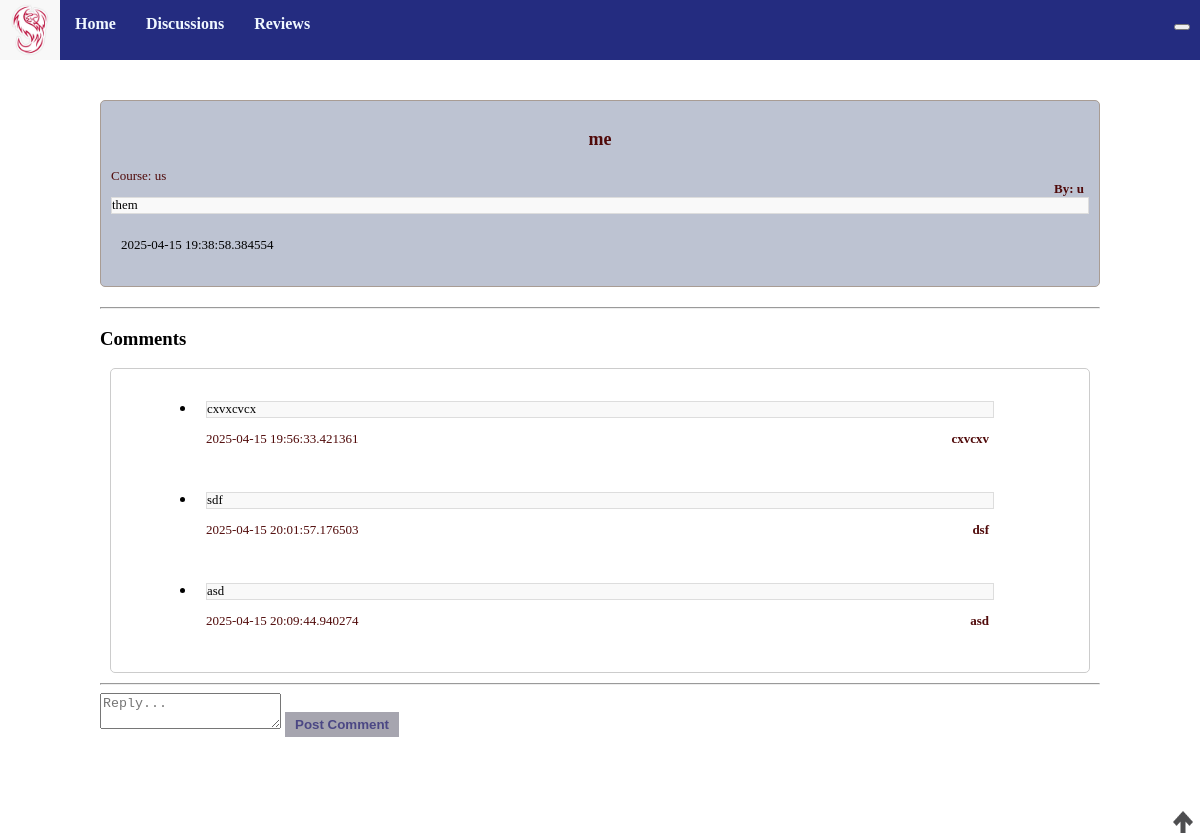
/discussion/1, run on an earlier commit of the app's database.
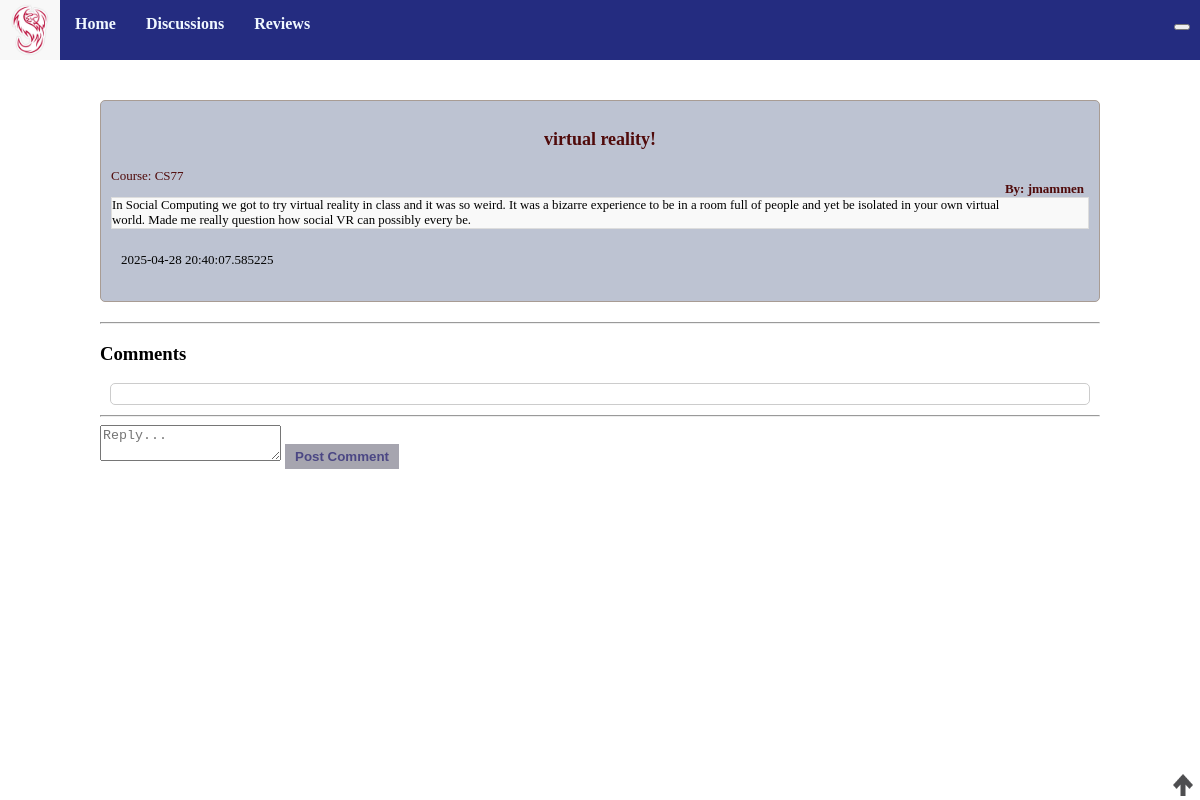
And on a later commit of the database.
### models.py (models this page shows, shortened)
class Discussion(db.Model):
    id = db.Column(db.Integer, primary_key=True)
    title = db.Column(db.String(255), nullable=False)
    content = db.Column(db.Text, nullable=False)
    created_at = db.Column(db.DateTime, default=db.func.current_timestamp())
    course = db.Column(db.Text)
    author = db.Column(db.Text, nullable=False)
    comments = db.relationship('Comment', backref='discussion', cascade="all, delete-orphan", lazy=True)
    up_votes = db.Column(db.Integer, default = 0)
    def __repr__(self) -> str:
        string = f"ID: {self.id}, Title: {self.title}, Content: {self.content}, Created_At: {self.created_at}, Course: {self.course}, Author: {self.author}, Upvotes: {self.up_votes}"
        return string

class Comment(db.Model):
     id = db.Column(db.Integer, primary_key=True)
     discussion_id = db.Column(db.Integer, db.ForeignKey('discussion.id'))
     review_id = db.Column(db.Integer, db.ForeignKey('review.id'))
     content = db.Column(db.Text, nullable=False)
     created_at = db.Column(db.DateTime, default=db.func.current_timestamp())
     author = db.Column(db.Text, nullable=False)

### app.py (the view)
@app.route('/discussion/<int:discussion_id>')
def dis_posts(discussion_id):
    discussion = Discussion.query.get_or_404(discussion_id) # returns a 404 error if get fails
    print(discussion)
    return render_template('dis_posts.html', discussion=discussion) # return the discussion_post object

### templates/dis_posts.html (shortened to what this page needs)
{% extends "base.html" %}
{% block head %}
{{ super() }}
{% endblock %}
{%block content %}
<div class="specificpost">
    <div class="whereithappens">
        <div id="header">
            <p id="title">{{discussion.title}}</p1>
            <p id="author">By: {{discussion.author}}</p>
            <p id="course">Course: {{discussion.course}}</p>
        </div>
        <p id="content">{{discussion.content}}</p>
        <div id="information">
            <div class="upvote-count">
                <img id="{{discussion.id}}" onclick="upvote(this)" src="{{url_for('static',
                    filename='upvote.png')}}" class="upvote" /><img />
            </div>
            <p id="created_at">{{discussion.created_at}}</p>
        </div>
    </div>
    <hr>
    <h3>Comments</h3>
    <ul class="list-group">
        {% for comment in discussion.comments %}
        <li class="list-group-item">
            <p id="comcont">{{ comment.content }}</p>
            <p id="comauth">{{ comment.author }}</p>
            <p id="comcrea">{{ comment.created_at }}</p>
        </li>
        {% endfor %}
    </ul>
    <hr>
    <form action="{{ url_for('discussion_comment', discussion_id=discussion.id) }}" method="post" class="mt-3">
        <textarea name="comment" class="form-control mb-2" placeholder="Reply..." required></textarea>
        <button type="submit" class="btn btn-secondary">Post Comment</button>
    </form>
    {% endblock %}

### templates/base.html (shortened to what this page needs)
<!DOCTYPE html>
<html lang="en">
{%block head%}
<head>
    <link rel="stylesheet" href="{{ url_for('static', filename='styles/base.css') }}">
</head>
{%endblock%}
<body>
    <nav class="navbar">
        <div class="nav div">
            <div class="logo">
                <img src="{{ url_for('static', filename='phoenix.jpg') }}">
            </div>
            <ul id="navigation">
                <li>
                    <a href="{{ url_for('home') }}">Home</a>
                </li>
                <li>
                    <a href="{{ url_for('discussions') }}">Discussions</a>
                </li>
                <li>
                    <a href="{{ url_for('reviews') }}">Reviews</a>
                </li>
                <li class="settings">
                    <div class="dropdown">
                        <button class="dropdownbtn">{{session.username}}</button>
                    </div>
                </li>
            </ul>
        </div>
    </nav>
    {%block content%}
    {%endblock%}
</body>
</html>

### static/styles/base.css (style rules this page uses)
body { margin: 0; padding: 0; }
p { font-size: 0.8em; }
.navbar { font-family:montserrat; font-weight: bold; background-color: rgb(162, 113, 111); position: fixed; top: 0px; width: 100%; height: 60px; }
.navbar ul { list-style-type: none; background-color: rgb(36, 44, 128); padding: 0px; margin: 0px; height: 60px; }
.navbar a { color: aliceblue; text-decoration: none; padding: 15px; display: block; text-align: center; height: 60px; }
.navbar li { float: left; }
.logo { float: left; }
.logo img { height: 60px; width: 60px; }
.navbar ul .settings { float: right; padding-right: 10px; padding-top: 15px; font-size: small; }
a { color: rgb(80, 10, 10); font-weight: bold; font-size: medium; text-decoration: none; }
.list-group { background-color: #ffffff; border: 1px solid #ccc; padding: 10px; padding-left: 75px; padding-right: 75px; margin: 10px; border-radius: 5px; }
.whereithappens { padding: 10px; background-color: #bdc3d2; border: 1px solid #a89c94; margin-bottom: 20px; border-radius: 5px; font-family:montserrat; }
.specificpost { margin: 100px; }
#content { border: 1px solid #ddd; margin: auto; background-color: #f9f9f9; }
#header #title { color: rgb(80, 10, 10); font-weight: bolder; font-size: large; text-align: center; }
#header #author { color: rgb(80, 10, 10); font-weight: bold; font-size: small; margin-right: 5px; position: relative; float: right; }
#header #course { color: rgb(80, 10, 10); font-size: small; }
#information { display: grid; grid-template-columns: repeat(3, auto); padding: 5px; margin: 5px; }
#information p { font-size: small; }
.dropdown { position: relative; display: inline-block; }
.btn { background-color: #a6a5af; color: rgb(75, 71, 132); border: none; padding: 5px 10px; text-decoration: none; display: inline-block; font-weight: bold; }
.upvote { width: 20px; height: 22px; z-index: 50; }
.upvote-count { position: absolute; right: 7px; bottom: 0; }

What changed in the data, as far as the page shows it:
removed Comment: content "cxvxcvcx", author "cxvcxv", created_at "2025-04-15 19:56:33.421361"
removed Comment: content "sdf", author "dsf", created_at "2025-04-15 20:01:57.176503"
removed Comment: content "asd", author "asd", created_at "2025-04-15 20:09:44.940274"
changed Discussion: title "me" → "virtual reality!"; author "u" → "jmammen"; course "us" → "CS77"; content "them" → "In Social Computing we got to try virtual reality in class and it was so weird. It was a bizarre experience to be in a room full of people and yet be isolated in your own virtual world. Made me really question how social VR can possibly every be."; created_at "2025-04-15 19:38:58.384554" → "2025-04-28 20:40:07.585225"
